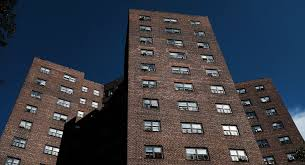
#> input picture in/1.jpeg, 305 x 165 px, found by its file name
$ python hough.py
#> lines starting #> are read from the running program, lines starting #| are printed output that depends on the picture; after the words box and inside, x2 and y2 are one past the last pixel; in counts of white or black regions, pixels touching at a corner belong together
import cv2
import numpy as np
import matplotlib
from matplotlib.pyplot import imshow
from matplotlib import pyplot as plt


files = ["1.jpeg", "2.jpeg", "3.jpeg", "4.jpeg", "5.jpeg"]
rho = 1  # distance resolution in pixels of the Hough grid
theta = np.pi / 180  # angular resolution in radians of the Hough grid
threshold = 30  # minimum number of votes (intersections in Hough grid cell)
min_line_length = 100  # minimum number of pixels making up a line
max_line_gap = 15  # maximum gap in pixels between connectable line segments

# canny params
low_threshold = 50
high_threshold = 150

if __name__ == "__main__":
    for filein in files:
        # white color mask
        img = cv2.imread(filein, 0)
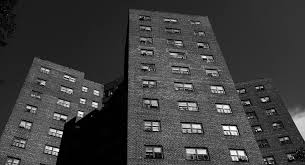
#> img: shape (165, 305); min 0, max 255, mean 61.4
        result = img.copy()
        # gaussian
        kernel_size = 5
        img = cv2.GaussianBlur(img,(kernel_size, kernel_size),0)
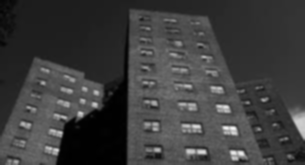
#> img: shape (165, 305); min 0, max 244, mean 61.4
        #converted = convert_hls(img)

        edges = cv2.Canny(img, low_threshold, high_threshold)
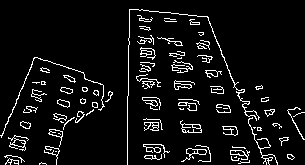
#> edges: shape (165, 305); 6.8% white in thin lines or dots
        cv2.imshow("edges_" + filein,edges)
        lines = cv2.HoughLinesP(edges, rho, theta, threshold, np.array([]),
                    min_line_length, max_line_gap)
#> lines = [[207, 16, 255, 140], [127, 144, 129, 9], [219, 45, 264, 161], [138, 15, 156, 158], [147, 19, 153, 130]]
        for line in lines:
            for x1,y1,x2,y2 in line:
                cv2.line(result,(x1,y1),(x2,y2),(255,0,0), 1)
#> this loop made 5 passes
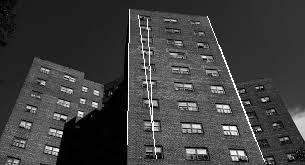
#> result: shape (165, 305); 1.22% of pixels changed, all inside (x1, y1, x2, y2) = (127, 9, 265, 162)
        cv2.imshow("mask_" + str(filein), result)
#> pass 2 of the loop `for filein in files:`:
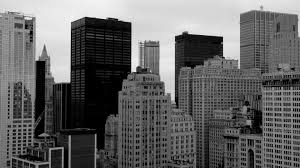
#> input picture in/2.jpeg, 300 x 168 px, found by its file name
#> img is the input picture: shape (168, 300); min 0, max 253, mean 100.7
#> `edges = cv2.Canny(img, low_threshold, high_threshold)`:
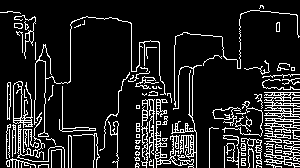
#> edges: shape (168, 300); 13.1% white in thin lines or dots
#> lines = 13 rows, first 6: [142, 139, 299, 164], [136, 151, 294, 165], [142, 133, 299, 122], [7, 117, 117, 133], [6, 137, 118, 125], [135, 153, 274, 165]
#> the loop `for line in lines:` made 13 passes
#> after the loop `for line in lines:`:
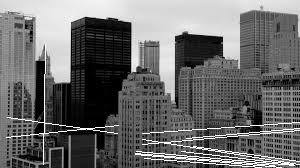
#> result: shape (168, 300); 3.39% of pixels changed, all inside (x1, y1, x2, y2) = (6, 44, 300, 168)
#> pass 3 of the loop `for filein in files:`:
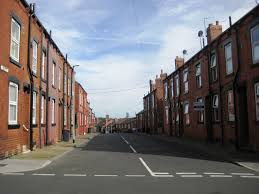
#> input picture in/3.jpeg, 259 x 194 px, found by its file name
#> `edges = cv2.Canny(img, low_threshold, high_threshold)`:
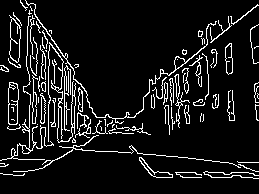
#> edges: shape (194, 259); 9.3% white in thin lines or dots
#> lines = 19 rows, first 6: [48, 164, 48, 51], [145, 95, 257, 4], [19, 143, 238, 162], [28, 170, 31, 3], [148, 172, 248, 172], [0, 160, 135, 116]
#> the loop `for line in lines:` made 19 passes
#> after the loop `for line in lines:`:
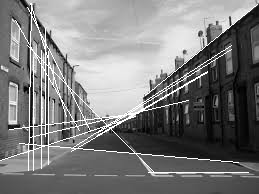
#> result: shape (194, 259); min 0, max 255, mean 123.6
#> the loop made 5 passes; the first 3 are shown
    cv2.waitKey(0)
